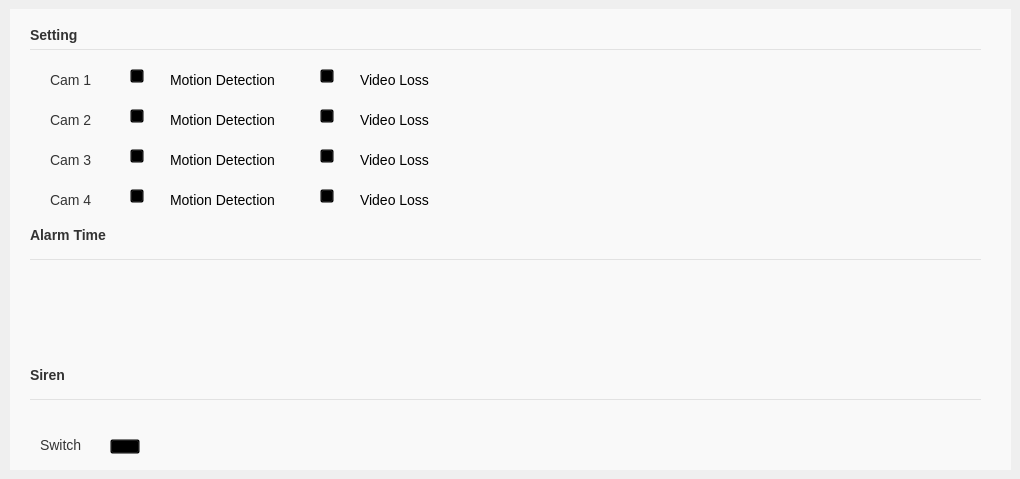
   <widget class="QWidget" name="tab">
    <attribute name="title">
     <string>Alarm</string>
    </attribute>
    <widget class="QWidget" name="widget_3" native="true">
     <property name="geometry">
      <rect>
       <x>10</x>
       <y>9</y>
       <width>1001</width>
       <height>461</height>
      </rect>
     </property>
     <property name="styleSheet">
      <string notr="true">QWidget{background-color: #F9F9F9;
font-family: &quot;Microsoft YaHei&quot;;
	font-size:14px;
    color: #333333;
}

/*8个设置按钮*/
QPushButton#Alarmswitch_motionDetection_1,
#Alarmswitch_motionDetection_2,
#Alarmswitch_motionDetection_3,
#Alarmswitch_motionDetection_4,
#Alarmswitch_videoloss_1,
#Alarmswitch_videoloss_2,
#Alarmswitch_videoloss_3,
#Alarmswitch_videoloss_4{
background-color:#00000000;
	border-image: url(:/images/device_unselect.png);
}
QPushButton#Alarmswitch_motionDetection_1:checked,
#Alarmswitch_motionDetection_2:checked,
#Alarmswitch_motionDetection_3:checked,
#Alarmswitch_motionDetection_4:checked,
#Alarmswitch_videoloss_1:checked,
#Alarmswitch_videoloss_2:checked,
#Alarmswitch_videoloss_3:checked,
#Alarmswitch_videoloss_4:checked{
	background-color:#00000000;
	border-image: url(:/images/device_select.png);
}

/*1个开关*/
QPushButton#Alarmswitch{
	background-color:#00000000;
	border-image: url(:/images/switch_off.png);
}
QPushButton#Alarmswitch:checked{
	border-image:url(:/images/switch_on.png);
}</string>
     </property>
     <widget class="QLabel" name="Alarmlabel_setting">
      <property name="geometry">
       <rect>
        <x>20</x>
        <y>10</y>
        <width>61</width>
        <height>31</height>
       </rect>
      </property>
      <property name="styleSheet">
       <string notr="true">	font-family: &quot;Microsoft YaHei&quot;;
	font:bold 14px;
    color: #333333;</string>
      </property>
      <property name="text">
       <string>Setting</string>
      </property>
     </widget>
     <widget class="Line" name="Alarmline">
      <property name="geometry">
       <rect>
        <x>20</x>
        <y>40</y>
        <width>951</width>
        <height>1</height>
       </rect>
      </property>
      <property name="styleSheet">
       <string notr="true">border: 0px solid red; background-color: #E2E2E2; </string>
      </property>
      <property name="orientation">
       <enum>Qt::Horizontal</enum>
      </property>
     </widget>
     <widget class="QLabel" name="Alarmlabel_cam_1">
      <property name="geometry">
       <rect>
        <x>40</x>
        <y>60</y>
        <width>51</width>
        <height>22</height>
       </rect>
      </property>
      <property name="styleSheet">
       <string notr="true">	font-family: &quot;Microsoft YaHei&quot;;
	font-size: 14px;
    color: #333333;</string>
      </property>
      <property name="text">
       <string>Cam 1</string>
      </property>
     </widget>
     <widget class="QLabel" name="Alarmlabel_motionDetection_1">
      <property name="geometry">
       <rect>
        <x>160</x>
        <y>60</y>
        <width>131</width>
        <height>22</height>
       </rect>
      </property>
      <property name="styleSheet">
       <string notr="true">	font-family: &quot;Microsoft YaHei&quot;;
	font-size: 14px;
    color: #000000;</string>
      </property>
      <property name="text">
       <string>Motion Detection</string>
      </property>
     </widget>
     <widget class="QLabel" name="Alarmlabel_videoloss_1">
      <property name="geometry">
       <rect>
        <x>350</x>
        <y>60</y>
        <width>101</width>
        <height>22</height>
       </rect>
      </property>
      <property name="styleSheet">
       <string notr="true">	font-family: &quot;Microsoft YaHei&quot;;
	font-size: 14px;
    color: #000000;</string>
      </property>
      <property name="text">
       <string>Video Loss</string>
      </property>
     </widget>
     <widget class="QPushButton" name="Alarmswitch_motionDetection_1">
      <property name="geometry">
       <rect>
        <x>120</x>
        <y>60</y>
        <width>14</width>
        <height>14</height>
       </rect>
      </property>
      <property name="focusPolicy">
       <enum>Qt::NoFocus</enum>
      </property>
      <property name="styleSheet">
       <string notr="true"/>
      </property>
      <property name="text">
       <string/>
      </property>
      <property name="checkable">
       <bool>true</bool>
      </property>
      <property name="checked">
       <bool>true</bool>
      </property>
     </widget>
     <widget class="QPushButton" name="Alarmswitch_videoloss_1">
      <property name="geometry">
       <rect>
        <x>310</x>
        <y>60</y>
        <width>14</width>
        <height>14</height>
       </rect>
      </property>
      <property name="focusPolicy">
       <enum>Qt::NoFocus</enum>
      </property>
      <property name="styleSheet">
       <string notr="true"/>
      </property>
      <property name="text">
       <string/>
      </property>
      <property name="checkable">
       <bool>true</bool>
      </property>
     </widget>
     <widget class="QLabel" name="Alarmlabel_alarmtime">
      <property name="geometry">
       <rect>
        <x>20</x>
        <y>210</y>
        <width>101</width>
        <height>31</height>
       </rect>
      </property>
      <property name="styleSheet">
       <string notr="true">	font-family: &quot;Microsoft YaHei&quot;;
	font:bold 14px;
    color: #333333;</string>
      </property>
      <property name="text">
       <string>Alarm Time</string>
      </property>
     </widget>
     <widget class="Line" name="Alarmline_2">
      <property name="geometry">
       <rect>
        <x>20</x>
        <y>250</y>
        <width>951</width>
        <height>1</height>
       </rect>
      </property>
      <property name="styleSheet">
       <string notr="true">border: 0px solid red; background-color: #E2E2E2; </string>
      </property>
      <property name="orientation">
       <enum>Qt::Horizontal</enum>
      </property>
     </widget>
     <widget class="QLabel" name="Alarmlabel_siren">
      <property name="geometry">
       <rect>
        <x>20</x>
        <y>350</y>
        <width>61</width>
        <height>31</height>
       </rect>
      </property>
      <property name="styleSheet">
       <string notr="true">	font-family: &quot;Microsoft YaHei&quot;;
	font:bold 14px;
    color: #333333;</string>
      </property>
      <property name="text">
       <string>Siren</string>
      </property>
     </widget>
     <widget class="Line" name="Alarmline_3">
      <property name="geometry">
       <rect>
        <x>20</x>
        <y>390</y>
        <width>951</width>
        <height>1</height>
       </rect>
      </property>
      <property name="styleSheet">
       <string notr="true">border: 0px solid red; background-color: #E2E2E2; </string>
      </property>
      <property name="orientation">
       <enum>Qt::Horizontal</enum>
      </property>
     </widget>
     <widget class="QPushButton" name="Alarmswitch">
      <property name="geometry">
       <rect>
        <x>100</x>
        <y>430</y>
        <width>30</width>
        <height>15</height>
       </rect>
      </property>
      <property name="focusPolicy">
       <enum>Qt::NoFocus</enum>
      </property>
      <property name="styleSheet">
       <string notr="true"/>
      </property>
      <property name="text">
       <string/>
      </property>
      <property name="checkable">
       <bool>true</bool>
      </property>
      <property name="checked">
       <bool>false</bool>
      </property>
     </widget>
     <widget class="QLabel" name="Alarmlabel_swith">
      <property name="geometry">
       <rect>
        <x>30</x>
        <y>430</y>
        <width>54</width>
        <height>12</height>
       </rect>
      </property>
      <property name="text">
       <string>Switch</string>
      </property>
     </widget>
     <widget class="QLabel" name="Alarmlabel_cam_2">
      <property name="geometry">
       <rect>
        <x>40</x>
        <y>100</y>
        <width>51</width>
        <height>22</height>
       </rect>
      </property>
      <property name="styleSheet">
       <string notr="true">	font-family: &quot;Microsoft YaHei&quot;;
	font-size: 14px;
    color: #333333;</string>
      </property>
      <property name="text">
       <string>Cam 2</string>
      </property>
     </widget>
     <widget class="QLabel" name="Alarmlabel_videoloss_2">
      <property name="geometry">
       <rect>
        <x>350</x>
        <y>100</y>
        <width>101</width>
        <height>22</height>
       </rect>
      </property>
      <property name="styleSheet">
       <string notr="true">	font-family: &quot;Microsoft YaHei&quot;;
	font-size: 14px;
    color: #000000;</string>
      </property>
      <property name="text">
       <string>Video Loss</string>
      </property>
     </widget>
     <widget class="QLabel" name="Alarmlabel_motionDetection_2">
      <property name="geometry">
       <rect>
        <x>160</x>
        <y>100</y>
        <width>131</width>
        <height>22</height>
       </rect>
      </property>
      <property name="styleSheet">
       <string notr="true">	font-family: &quot;Microsoft YaHei&quot;;
	font-size: 14px;
    color: #000000;</string>
      </property>
      <property name="text">
       <string>Motion Detection</string>
      </property>
     </widget>
     <widget class="QPushButton" name="Alarmswitch_motionDetection_2">
      <property name="geometry">
       <rect>
        <x>120</x>
        <y>100</y>
        <width>14</width>
        <height>14</height>
       </rect>
      </property>
      <property name="focusPolicy">
       <enum>Qt::NoFocus</enum>
      </property>
      <property name="styleSheet">
       <string notr="true"/>
      </property>
      <property name="text">
       <string/>
      </property>
      <property name="checkable">
       <bool>true</bool>
      </property>
     </widget>
     <widget class="QPushButton" name="Alarmswitch_videoloss_2">
      <property name="geometry">
       <rect>
        <x>310</x>
        <y>100</y>
        <width>14</width>
        <height>14</height>
       </rect>
      </property>
      <property name="focusPolicy">
       <enum>Qt::NoFocus</enum>
      </property>
      <property name="styleSheet">
       <string notr="true"/>
      </property>
      <property name="text">
       <string/>
      </property>
      <property name="checkable">
       <bool>true</bool>
      </property>
     </widget>
     <widget class="QLabel" name="Alarmlabel_cam_3">
      <property name="geometry">
       <rect>
        <x>40</x>
        <y>140</y>
        <width>51</width>
        <height>22</height>
       </rect>
      </property>
      <property name="styleSheet">
       <string notr="true">	font-family: &quot;Microsoft YaHei&quot;;
	font-size: 14px;
    color: #333333;</string>
      </property>
      <property name="text">
       <string>Cam 3</string>
      </property>
     </widget>
     <widget class="QLabel" name="Alarmlabel_videoloss_3">
      <property name="geometry">
       <rect>
        <x>350</x>
        <y>140</y>
        <width>101</width>
        <height>22</height>
       </rect>
      </property>
      <property name="styleSheet">
       <string notr="true">	font-family: &quot;Microsoft YaHei&quot;;
	font-size: 14px;
    color: #000000;</string>
      </property>
      <property name="text">
       <string>Video Loss</string>
      </property>
     </widget>
     <widget class="QLabel" name="Alarmlabel_motionDetection_3">
      <property name="geometry">
       <rect>
        <x>160</x>
        <y>140</y>
        <width>131</width>
        <height>22</height>
       </rect>
      </property>
      <property name="styleSheet">
       <string notr="true">	font-family: &quot;Microsoft YaHei&quot;;
	font-size: 14px;
    color: #000000;</string>
      </property>
      <property name="text">
       <string>Motion Detection</string>
      </property>
     </widget>
     <widget class="QPushButton" name="Alarmswitch_motionDetection_3">
      <property name="geometry">
       <rect>
        <x>120</x>
        <y>140</y>
        <width>14</width>
        <height>14</height>
       </rect>
      </property>
      <property name="focusPolicy">
       <enum>Qt::NoFocus</enum>
      </property>
      <property name="styleSheet">
       <string notr="true"/>
      </property>
      <property name="text">
       <string/>
      </property>
      <property name="checkable">
       <bool>true</bool>
      </property>
     </widget>
     <widget class="QPushButton" name="Alarmswitch_videoloss_3">
      <property name="geometry">
       <rect>
        <x>310</x>
        <y>140</y>
        <width>14</width>
        <height>14</height>
       </rect>
      </property>
      <property name="focusPolicy">
       <enum>Qt::NoFocus</enum>
      </property>
      <property name="styleSheet">
       <string notr="true"/>
      </property>
      <property name="text">
       <string/>
      </property>
      <property name="checkable">
       <bool>true</bool>
      </property>
      <property name="checked">
       <bool>true</bool>
      </property>
     </widget>
     <widget class="QLabel" name="Alarmlabel_cam_4">
      <property name="geometry">
       <rect>
        <x>40</x>
        <y>180</y>
        <width>51</width>
        <height>22</height>
       </rect>
      </property>
      <property name="styleSheet">
       <string notr="true">	font-family: &quot;Microsoft YaHei&quot;;
	font-size: 14px;
    color: #333333;</string>
      </property>
      <property name="text">
       <string>Cam 4</string>
      </property>
     </widget>
     <widget class="QLabel" name="Alarmlabel_videoloss_4">
      <property name="geometry">
       <rect>
        <x>350</x>
        <y>180</y>
        <width>101</width>
        <height>22</height>
       </rect>
      </property>
      <property name="styleSheet">
       <string notr="true">	font-family: &quot;Microsoft YaHei&quot;;
	font-size: 14px;
    color: #000000;</string>
      </property>
      <property name="text">
       <string>Video Loss</string>
      </property>
     </widget>
     <widget class="QLabel" name="Alarmlabel_motionDetection_4">
      <property name="geometry">
       <rect>
        <x>160</x>
        <y>180</y>
        <width>131</width>
        <height>22</height>
       </rect>
      </property>
      <property name="styleSheet">
       <string notr="true">	font-family: &quot;Microsoft YaHei&quot;;
	font-size: 14px;
    color: #000000;</string>
      </property>
      <property name="text">
       <string>Motion Detection</string>
      </property>
     </widget>
     <widget class="QPushButton" name="Alarmswitch_motionDetection_4">
      <property name="geometry">
       <rect>
        <x>120</x>
        <y>180</y>
        <width>14</width>
        <height>14</height>
       </rect>
      </property>
      <property name="focusPolicy">
       <enum>Qt::NoFocus</enum>
      </property>
      <property name="styleSheet">
       <string notr="true"/>
      </property>
      <property name="text">
       <string/>
      </property>
      <property name="checkable">
       <bool>true</bool>
      </property>
     </widget>
     <widget class="QPushButton" name="Alarmswitch_videoloss_4">
      <property name="geometry">
       <rect>
        <x>310</x>
        <y>180</y>
        <width>14</width>
        <height>14</height>
       </rect>
      </property>
      <property name="focusPolicy">
       <enum>Qt::NoFocus</enum>
      </property>
      <property name="styleSheet">
       <string notr="true"/>
      </property>
      <property name="text">
       <string/>
      </property>
      <property name="checkable">
       <bool>true</bool>
      </property>
     </widget>
    </widget>
   </widget>
